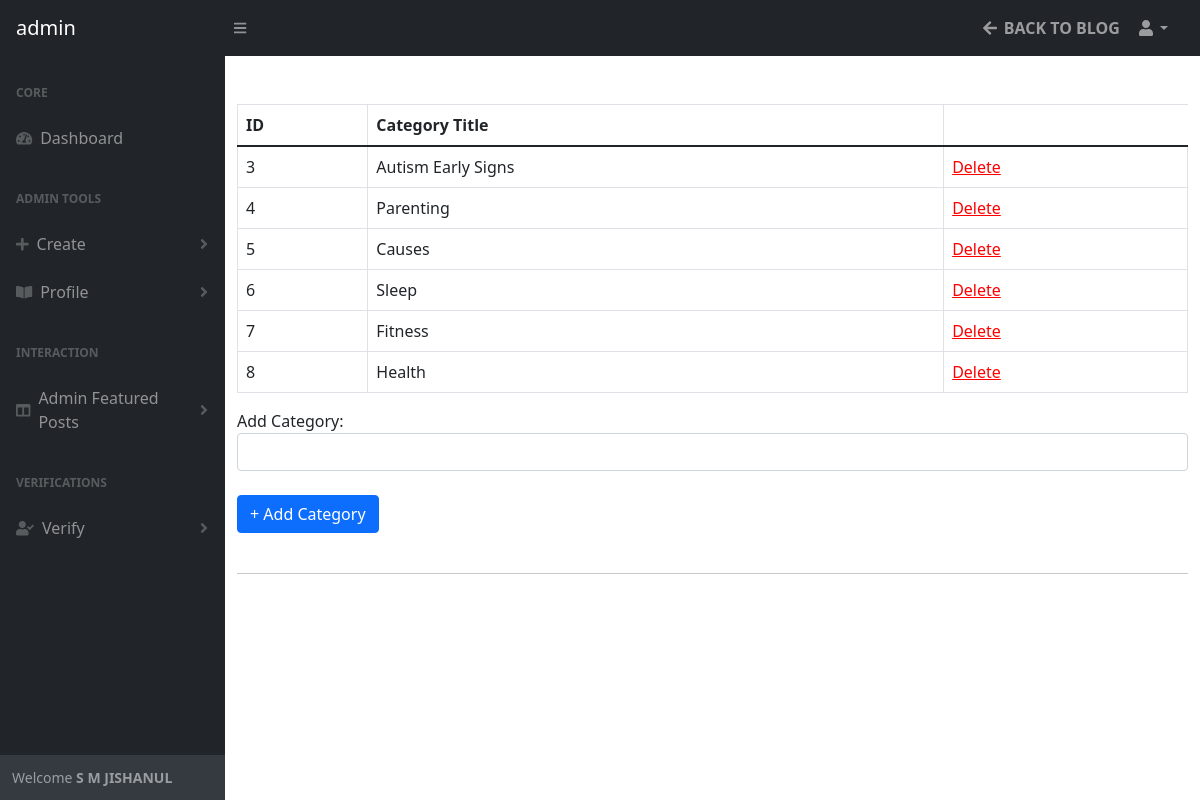
The app's page /admin/categories.php (signed in) with its own data.
### tables this page shows
CREATE TABLE `user_type` (
  `type_id` int(11) NOT NULL,
  `role` varchar(255) NOT NULL DEFAULT 'user'
);

CREATE TABLE `blog_categories` (
  `cat_id` int(11) NOT NULL,
  `name` varchar(255) NOT NULL
);

### admin/includes/functions.php (the view, shortened to what this page needs)
<?php
function getRoleByID($id)
{
    global $connection;
    $query = "SELECT role FROM user_type WHERE type_id=$id";
    $res = mysqli_query($connection, $query) or die("Failed" . mysqli_error($connection));
    if ($res) {
        return mysqli_fetch_assoc($res)["role"];
    }
}
function getAllCategories()
{
    global $connection;
    $query = "SELECT * FROM blog_categories";
    $res = mysqli_query($connection, $query) or die("Failed" . mysqli_error($connection));
    if ($res) {
        while ($row = mysqli_fetch_assoc($res)) {
            echo "
            <tr>
                <td>{$row['cat_id']}</td>
                <td>{$row['name']}</td>
                <td><a style='color: red;' href=categories.php?id={$row['cat_id']}>Delete</a></td>
            </tr>
            ";
        }
    }
}

### admin/includes/components/navbar.php (shortened to what this page needs)
<nav class="sb-topnav navbar navbar-expand navbar-dark bg-dark">
    <a class="navbar-brand ps-3" href="index.php"> <?php echo getRoleByID($_SESSION["role"]) ?> </a>
    <button class="btn btn-link btn-sm order-1 order-lg-0 me-4 me-lg-0" id="sidebarToggle" href="#!"><i class="fas fa-bars"></i></button>
    <ul class="navbar-nav ms-auto ms-md-0 me-3 me-lg-4">
        <li class="nav-item">
            <a class="nav-link" href="../index.php"><i class="fas fa-arrow-left fa-fw"></i> <strong>BACK TO BLOG</strong></a>
        </li>
        <li class="nav-item dropdown">
            <a class="nav-link dropdown-toggle" id="navbarDropdown" href="#" role="button" data-bs-toggle="dropdown" aria-expanded="false"><i class="fas fa-user fa-fw"></i></a>
        </li>
    </ul>
</nav>

### records on screen
user_type: role "admin"
blog_categories: cat_id "3", name "Autism Early Signs"
blog_categories: cat_id "4", name "Parenting"
blog_categories: cat_id "5", name "Causes"
blog_categories: cat_id "6", name "Sleep"
blog_categories: cat_id "7", name "Fitness"
blog_categories: cat_id "8", name "Health"

### other values on screen
$_SESSION["first_name"] "S M JISHANUL"
